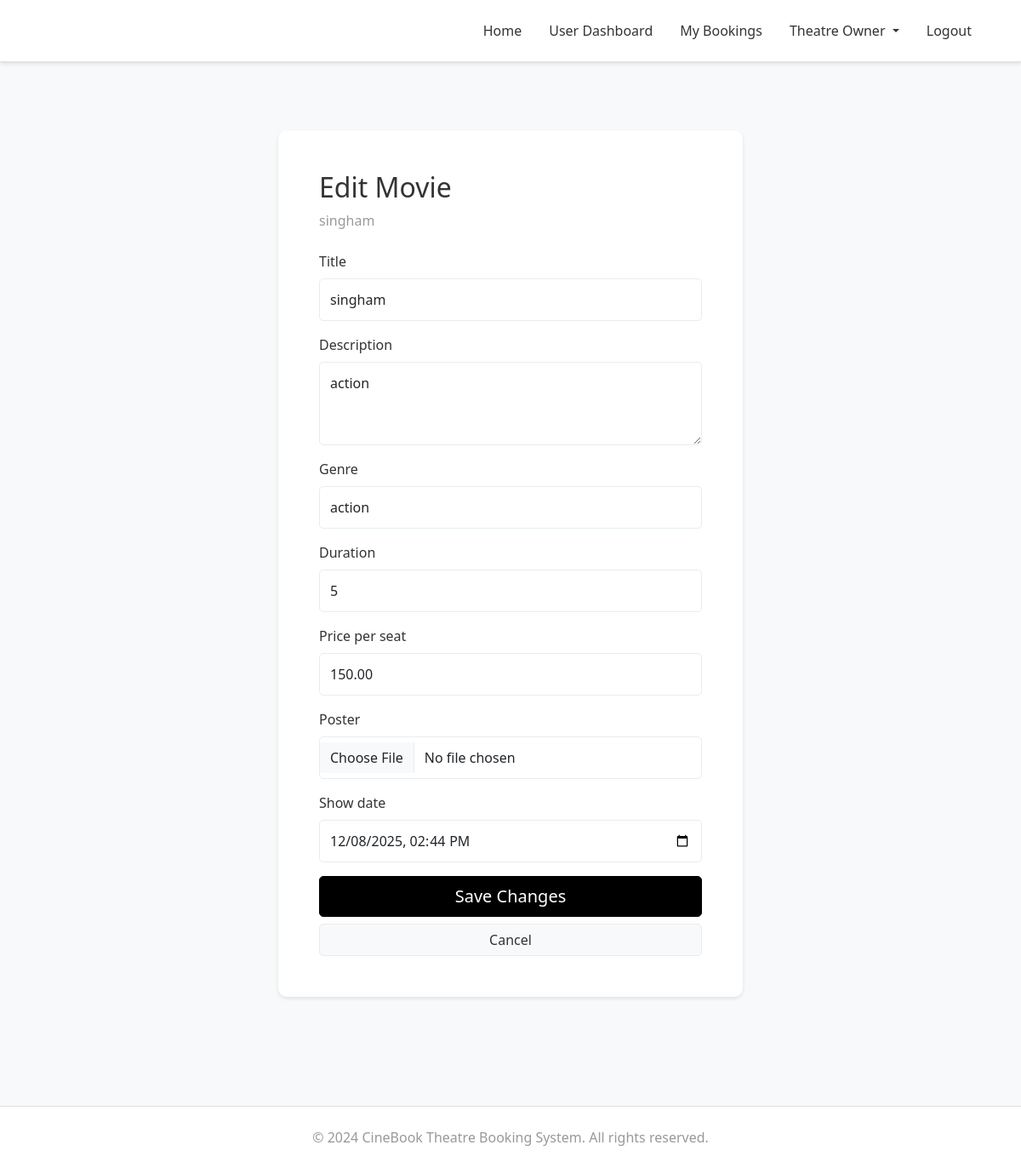
Page /owner/movie/1/edit/ (signed in) on the committed database.
### booking_app/models.py (models this page shows, shortened)
class Movie(models.Model):
    theatre = models.ForeignKey(Theatre, on_delete=models.CASCADE, related_name='movies')
    title = models.CharField(max_length=200)
    description = models.TextField(blank=True)
    genre = models.CharField(max_length=100, blank=True)
    duration = models.IntegerField(help_text="Duration in minutes")
    price_per_seat = models.DecimalField(max_digits=8, decimal_places=2)
    poster = models.ImageField(upload_to='posters/', blank=True)
    show_date = models.DateTimeField()
    total_seats = models.IntegerField(default=0)
    created_at = models.DateTimeField(auto_now_add=True)
    updated_at = models.DateTimeField(auto_now=True)
    class Meta:
        ordering = ['-show_date']

### booking_app/views.py (the view)
# urls.py: path('owner/movie/<int:movie_id>/edit/', views.edit_movie, name='edit_movie'),
@login_required(login_url='login')
def edit_movie(request, movie_id):
    movie = get_object_or_404(Movie, id=movie_id, theatre__owner=request.user)
    if request.method == 'POST':
        form = MovieForm(request.POST, request.FILES, instance=movie)
        if form.is_valid():
            form.save()
            return redirect('owner_dashboard')
    else:
        form = MovieForm(instance=movie)
    return render(request, 'booking_app/edit_movie.html', {'form': form, 'movie': movie})

### booking_app/forms.py (shortened to what this page needs)
class MovieForm(forms.ModelForm):
    class Meta:
        model = Movie
        fields = ['title', 'description', 'genre', 'duration', 'price_per_seat', 'poster', 'show_date']
        widgets = {
            'title': forms.TextInput(attrs={'class': 'form-control', 'placeholder': 'Movie Title'}),
            'description': forms.Textarea(attrs={'class': 'form-control', 'rows': 3, 'placeholder': 'Description'}),
            'genre': forms.TextInput(attrs={'class': 'form-control', 'placeholder': 'Genre'}),
            'duration': forms.NumberInput(attrs={'class': 'form-control', 'placeholder': 'Duration (minutes)'}),
            'price_per_seat': forms.NumberInput(attrs={'class': 'form-control', 'step': '0.01', 'placeholder': 'Price per Seat'}),
            'poster': forms.FileInput(attrs={'class': 'form-control'}),
            'show_date': forms.DateTimeInput(attrs={'class': 'form-control', 'type': 'datetime-local'}),
        }

### booking_app/templates/booking_app/edit_movie.html (shortened to what this page needs)
{% extends 'booking_app/base.html' %}
{% block content %}
<div class="container py-5">
    <div class="row">
        <div class="col-lg-6 mx-auto">
            <div class="card border-0 shadow-sm">
                <div class="card-body p-5">
                    <h2 class="text-dark mb-2">Edit Movie</h2>
                    <p class="text-muted mb-4">{{ movie.title }}</p>
                    <form method="post" enctype="multipart/form-data">
                        {% for field in form %}
                            <div class="mb-3">
                                <label for="{{ field.id_for_label }}" class="form-label text-dark">{{ field.label }}</label>
                                {% if field.field.widget.input_type == 'hidden' %}
                                    {{ field }}
                                {% else %}
                                    {{ field }}
                                {% endif %}
                            </div>
                        {% endfor %}
                        <button type="submit" class="btn btn-dark w-100 btn-lg">Save Changes</button>
                        <a href="{% url 'owner_dashboard' %}" class="btn btn-light w-100 mt-2">Cancel</a>
                    </form>
                </div>
            </div>
        </div>
    </div>
</div>
{% endblock %}

### booking_app/static/css/style.css (style rules this page uses)
:root { --primary-color: #000; --secondary-color: #fff; --text-dark: #333; --text-light: #666; --border-color: #e9ecef; --shadow: 0 2px 4px rgba(0, 0, 0, 0.1); }
* { margin: 0; padding: 0; box-sizing: border-box; }
body { font-family: 'Segoe UI', Tahoma, Geneva, Verdana, sans-serif; background-color: #f8f9fa; color: var(--text-dark); }
.card { border: none !important; border-radius: 10px; transition: all 0.3s ease; background: white; }
.btn-dark { background-color: var(--primary-color); border-color: var(--primary-color); color: white; font-weight: 500; transition: all 0.3s ease; border-radius: 5px; }
.btn-light { background-color: #f8f9fa; border-color: #e9ecef; color: var(--text-dark); font-weight: 500; border-radius: 5px; }
.form-control { border: 1px solid var(--border-color); border-radius: 5px; padding: 0.75rem; transition: border-color 0.3s ease; }
.form-label { font-weight: 500; margin-bottom: 0.5rem; }
.text-dark { color: var(--text-dark) !important; }
.text-muted { color: #999 !important; }
.border-0 { border: none !important; }
.shadow-sm { box-shadow: var(--shadow) !important; }

### rows in the picture
Movie: title "singham", form "singham" "action" "action" "5" "150.00" "12/08/2025 14:44"

### other values in the picture
{{ field.label }} "Title" "Description" "Genre" "Duration" "Price per seat" "Poster" "Show date"
